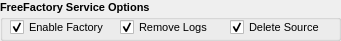
     <widget class="QGroupBox" name="groupServiceOptions">
      <property name="geometry">
       <rect>
        <x>240</x>
        <y>470</y>
        <width>341</width>
        <height>41</height>
       </rect>
      </property>
      <property name="font">
       <font>
        <pointsize>8</pointsize>
        <italic>false</italic>
        <bold>true</bold>
       </font>
      </property>
      <property name="toolTip">
       <string>These options only affect FreeFactory Service</string>
      </property>
      <property name="title">
       <string>FreeFactory Service Options</string>
      </property>
      <widget class="QCheckBox" name="DeleteSource">
       <property name="geometry">
        <rect>
         <x>230</x>
         <y>16</y>
         <width>101</width>
         <height>23</height>
        </rect>
       </property>
       <property name="font">
        <font>
         <pointsize>8</pointsize>
         <italic>false</italic>
         <bold>false</bold>
        </font>
       </property>
       <property name="toolTip">
        <string>Delete Source. Default: Enabled
This only affects files dropped into
drop folders and has no affect on
direct encoding.</string>
       </property>
       <property name="text">
        <string>Delete Source</string>
       </property>
       <property name="checked">
        <bool>true</bool>
       </property>
      </widget>
      <widget class="QCheckBox" name="DeleteConversionLogs">
       <property name="geometry">
        <rect>
         <x>120</x>
         <y>16</y>
         <width>91</width>
         <height>23</height>
        </rect>
       </property>
       <property name="font">
        <font>
         <pointsize>8</pointsize>
         <italic>false</italic>
         <bold>false</bold>
        </font>
       </property>
       <property name="toolTip">
        <string>Remove Logs only applies to FreeFactory Service. Default: Disabled
Direct Encoding is unaffected.</string>
       </property>
       <property name="text">
        <string>Remove Logs</string>
       </property>
       <property name="checked">
        <bool>true</bool>
       </property>
      </widget>
      <widget class="QCheckBox" name="EnableFactory">
       <property name="enabled">
        <bool>true</bool>
       </property>
       <property name="geometry">
        <rect>
         <x>10</x>
         <y>16</y>
         <width>101</width>
         <height>23</height>
        </rect>
       </property>
       <property name="font">
        <font>
         <pointsize>8</pointsize>
         <italic>false</italic>
         <bold>false</bold>
        </font>
       </property>
       <property name="toolTip">
        <string>Enable this Factory. Default: Enabled
This is only valid when using the FreeFactory Service.</string>
       </property>
       <property name="text">
        <string>Enable Factory</string>
       </property>
       <property name="checked">
        <bool>true</bool>
       </property>
      </widget>
     </widget>
